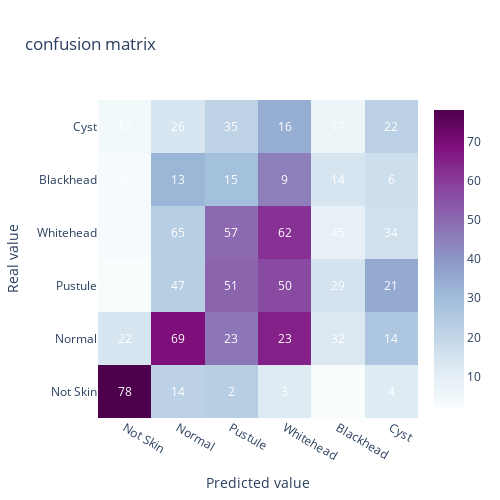

Notebook code for this chart:
### Code cell
from sklearn.metrics import confusion_matrix
def compute_acc_and_conf_mat(scores, actual_labels):
    y_pred = scores.detach().numpy()
    y_pred = np.argmax(y_pred, axis=1)
    indicator = (y_pred == actual_labels)
    num_matches = indicator.sum()
    acc = 100*num_matches/len(y_pred)
    conf_mat = confusion_matrix(actual_labels, y_pred)
    return acc, conf_mat

import plotly.graph_objects as go
def plot_confusion_matrix(cm, labels, title):
    # cm : confusion matrix list(list)
    # labels : name of the data list(str)
    # title : title for the heatmap
    data = go.Heatmap(z=cm, y=labels, x=labels, colorscale="BuPu")
    annotations = []
    for i, row in enumerate(cm):
        for j, value in enumerate(row):
            annotations.append(
                {
                    "x": labels[i],
                    "y": labels[j],
                    "font": {"color": "white"},
                    "text": str(value),
                    "xref": "x1",
                    "yref": "y1",
                    "showarrow": False
                }
            )
    layout = {
        "title": title,
        "xaxis": {"title": "Predicted value"},
        "yaxis": {"title": "Real value"},
        "annotations": annotations,
        "width":500,
        "height":500,
    }
    fig = go.Figure(data=data, layout=layout)
    return fig

X_test_ = torch.from_numpy(np.array(X_test).astype(np.float32)).to(device)
X_test_= (X_test_-mean) / std
X_test_ = X_test_.view(-1, 3, 50, 50)
scores =  Net_model(X_test_)
acc, conf_mat = compute_acc_and_conf_mat(scores.cpu(),y_test)
label = ('Not Skin', 'Normal', 'Pustule', 'Whitehead', 'Blackhead', 'Cyst',)
plot_confusion_matrix(conf_mat, label, "confusion matrix")

### Figure 1 — Plotly figure (JSON) as saved in the notebook; plotly's stock layout.template omitted (floating-point values rounded to 4 significant figures)
{"data": [{"colorscale": [[0, "rgb(247,252,253)"], [0.125, "rgb(224,236,244)"], [0.25, "rgb(191,211,230)"], [0.375, "rgb(158,188,218)"], [0.5, "rgb(140,150,198)"], [0.625, "rgb(140,107,177)"], [0.75, "rgb(136,65,157)"], [0.875, "rgb(129,15,124)"], [1, "rgb(77,0,75)"]], "type": "heatmap", "x": ["Not Skin", "Normal", "Pustule", "Whitehead", "Blackhead", "Cyst"], "y": ["Not Skin", "Normal", "Pustule", "Whitehead", "Blackhead", "Cyst"], "z": [[78, 22, 23, 12, 2, 12], [14, 69, 47, 65, 13, 26], [2, 23, 51, 57, 15, 35], [3, 23, 50, 62, 9, 16], [3, 32, 29, 45, 14, 17], [4, 14, 21, 34, 6, 22]]}], "layout": {"annotations": [{"font": {"color": "white"}, "showarrow": false, "text": "78", "x": "Not Skin", "xref": "x", "y": "Not Skin", "yref": "y"}, {"font": {"color": "white"}, "showarrow": false, "text": "22", "x": "Not Skin", "xref": "x", "y": "Normal", "yref": "y"}, {"font": {"color": "white"}, "showarrow": false, "text": "23", "x": "Not Skin", "xref": "x", "y": "Pustule", "yref": "y"}, {"font": {"color": "white"}, "showarrow": false, "text": "12", "x": "Not Skin", "xref": "x", "y": "Whitehead", "yref": "y"}, {"font": {"color": "white"}, "showarrow": false, "text": "2", "x": "Not Skin", "xref": "x", "y": "Blackhead", "yref": "y"}, {"font": {"color": "white"}, "showarrow": false, "text": "12", "x": "Not Skin", "xref": "x", "y": "Cyst", "yref": "y"}, {"font": {"color": "white"}, "showarrow": false, "text": "14", "x": "Normal", "xref": "x", "y": "Not Skin", "yref": "y"}, {"font": {"color": "white"}, "showarrow": false, "text": "69", "x": "Normal", "xref": "x", "y": "Normal", "yref": "y"}, {"font": {"color": "white"}, "showarrow": false, "text": "47", "x": "Normal", "xref": "x", "y": "Pustule", "yref": "y"}, {"font": {"color": "white"}, "showarrow": false, "text": "65", "x": "Normal", "xref": "x", "y": "Whitehead", "yref": "y"}, {"font": {"color": "white"}, "showarrow": false, "text": "13", "x": "Normal", "xref": "x", "y": "Blackhead", "yref": "y"}, {"font": {"color": "white"}, "showarrow": false, "text": "26", "x": "Normal", "xref": "x", "y": "Cyst", "yref": "y"}, {"font": {"color": "white"}, "showarrow": false, "text": "2", "x": "Pustule", "xref": "x", "y": "Not Skin", "yref": "y"}, {"font": {"color": "white"}, "showarrow": false, "text": "23", "x": "Pustule", "xref": "x", "y": "Normal", "yref": "y"}, {"font": {"color": "white"}, "showarrow": false, "text": "51", "x": "Pustule", "xref": "x", "y": "Pustule", "yref": "y"}, {"font": {"color": "white"}, "showarrow": false, "text": "57", "x": "Pustule", "xref": "x", "y": "Whitehead", "yref": "y"}, {"font": {"color": "white"}, "showarrow": false, "text": "15", "x": "Pustule", "xref": "x", "y": "Blackhead", "yref": "y"}, {"font": {"color": "white"}, "showarrow": false, "text": "35", "x": "Pustule", "xref": "x", "y": "Cyst", "yref": "y"}, {"font": {"color": "white"}, "showarrow": false, "text": "3", "x": "Whitehead", "xref": "x", "y": "Not Skin", "yref": "y"}, {"font": {"color": "white"}, "showarrow": false, "text": "23", "x": "Whitehead", "xref": "x", "y": "Normal", "yref": "y"}, {"font": {"color": "white"}, "showarrow": false, "text": "50", "x": "Whitehead", "xref": "x", "y": "Pustule", "yref": "y"}, {"font": {"color": "white"}, "showarrow": false, "text": "62", "x": "Whitehead", "xref": "x", "y": "Whitehead", "yref": "y"}, {"font": {"color": "white"}, "showarrow": false, "text": "9", "x": "Whitehead", "xref": "x", "y": "Blackhead", "yref": "y"}, {"font": {"color": "white"}, "showarrow": false, "text": "16", "x": "Whitehead", "xref": "x", "y": "Cyst", "yref": "y"}, {"font": {"color": "white"}, "showarrow": false, "text": "3", "x": "Blackhead", "xref": "x", "y": "Not Skin", "yref": "y"}, {"font": {"color": "white"}, "showarrow": false, "text": "32", "x": "Blackhead", "xref": "x", "y": "Normal", "yref": "y"}, {"font": {"color": "white"}, "showarrow": false, "text": "29", "x": "Blackhead", "xref": "x", "y": "Pustule", "yref": "y"}, {"font": {"color": "white"}, "showarrow": false, "text": "45", "x": "Blackhead", "xref": "x", "y": "Whitehead", "yref": "y"}, {"font": {"color": "white"}, "showarrow": false, "text": "14", "x": "Blackhead", "xref": "x", "y": "Blackhead", "yref": "y"}, {"font": {"color": "white"}, "showarrow": false, "text": "17", "x": "Blackhead", "xref": "x", "y": "Cyst", "yref": "y"}, {"font": {"color": "white"}, "showarrow": false, "text": "4", "x": "Cyst", "xref": "x", "y": "Not Skin", "yref": "y"}, {"font": {"color": "white"}, "showarrow": false, "text": "14", "x": "Cyst", "xref": "x", "y": "Normal", "yref": "y"}, {"font": {"color": "white"}, "showarrow": false, "text": "21", "x": "Cyst", "xref": "x", "y": "Pustule", "yref": "y"}, {"font": {"color": "white"}, "showarrow": false, "text": "34", "x": "Cyst", "xref": "x", "y": "Whitehead", "yref": "y"}, {"font": {"color": "white"}, "showarrow": false, "text": "6", "x": "Cyst", "xref": "x", "y": "Blackhead", "yref": "y"}, {"font": {"color": "white"}, "showarrow": false, "text": "22", "x": "Cyst", "xref": "x", "y": "Cyst", "yref": "y"}], "height": 500, "title": {"text": "confusion matrix"}, "width": 500, "xaxis": {"title": {"text": "Predicted value"}}, "yaxis": {"title": {"text": "Real value"}}}}
